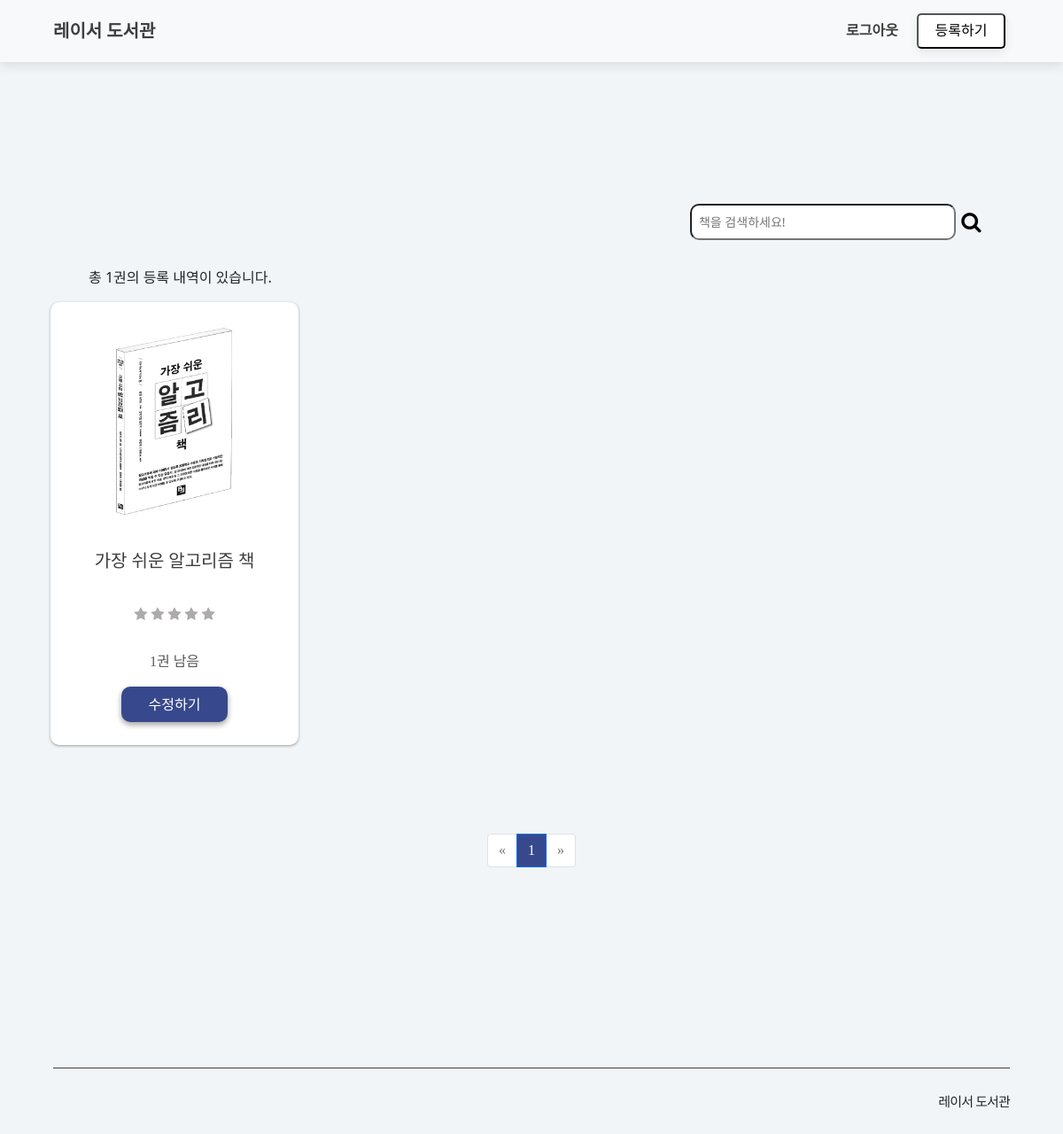
Screenshot of /admin/dashboard (signed in) with the database file from the repository.
### elice_library/models.py (models this page shows)
class AddStock(db.Model):
    id = db.Column(db.Integer(), primary_key=True, autoincrement=True)
    user_id = db.Column(db.Integer(), db.ForeignKey(
        'user.user_id', ondelete='CASCADE'), nullable=False)
    book_name = db.Column(db.String(), db.ForeignKey(
        'book.book_name', ondelete='CASCADE'), nullable=False)
    added_at = db.Column(
        db.DateTime, default=datetime.utcnow(), nullable=False)
    book = db.relationship('Book', backref=db.backref(
        'addstock_set'))

class Book(db.Model):
    __tablename__ = 'book'
    book_id = db.Column(db.Integer, nullable=False,
                        primary_key=True, autoincrement=True)
    book_name = db.Column(db.String(255), nullable=False)
    publisher = db.Column(db.String(100), nullable=False)
    author = db.Column(db.String(100), nullable=False)
    publicated_at = db.Column(db.DateTime, nullable=False)
    pages = db.Column(db.Integer, nullable=False)
    isbn = db.Column(db.Integer, nullable=False)
    description = db.Column(db.Text(), nullable=True)
    link = db.Column(db.String(255), nullable=False)
    img_url = db.Column(db.String(255), nullable=True)
    stock = db.Column(db.Integer, nullable=False)
    rating = db.Column(db.Integer, nullable=False)

### elice_library/views/admin_view.py (the view)
@bp.route('/dashboard', methods=['GET'])
def dashboard():
    user_id = session['user_id']
    is_authorized = UserRoles.query.filter_by(user_id=user_id).first()
    if is_authorized:
        search = request.args.get('search')
        if search is not None:
            search = "%{}%".format(search)
            added_list = AddStock.query.join(Book).filter(
                AddStock.user_id == user_id, Book.book_name.like(search)).order_by(AddStock.added_at.desc())
        else:
            added_list = AddStock.query.filter(
                AddStock.user_id == user_id).order_by(AddStock.added_at.desc())
        page = request.args.get('page', type=int, default=1)
        added_list = added_list.paginate(page, per_page=8)
        return render_template('admin/admin_dashboard.html', added_list=added_list)
    else:
        return redirect(url_for('admin.login_try'))

### elice_library/views/admin_view.py (called while the page is built)
@bp.before_app_request
def load_administrator():
    user_id = session.get('user_id')
    if user_id is None:
        g.administrator = None
    else:
        g.administrator = UserRoles.query.get(user_id)

### elice_library/views/auth_view.py (called while the page is built)
@bp.before_app_request
def load_logged_in_user():
    user_id = session.get('user_id')
    if user_id is None:
        g.user = None
    else:
        g.user = User.query.get(user_id)

### elice_library/templates/admin/admin_dashboard.html (shortened to what this page needs)
{% extends 'admin/admin_base.html' %}
{% block content %}
<div class="total-record">
    <div class="search-container">
        <form action="{{ url_for('main.home') }}" method="get">
            <input type="text" placeholder="책을 검색하세요!" name="search">
            <button id="search-btn" type="submit"><i class="fa fa-search"></i></button>
        </form>
    </div>
</div>
<div class="total-record">
    <p>총 {{ added_list.total }}권의 등록 내역이 있습니다.</p>
</div>
<div class="container">
    {% if added_list %}
    {% for added in added_list.items %}
    <div class="book-container">
        <div class="book">
            <a href="{{ url_for('main.detail', book_id=added.book.book_id) }}">
                <div class="book-img">
                    <img src="{{ url_for('static', filename=added.book.img_url )}}" alt="{{added.book.book_name}}" />
                </div>
                <div class="book-title">
                    <a href="{{ url_for('main.detail', book_id=added.book.book_id) }}">
                        <h5>{{added.book.book_name}}</h5>
                    </a>
                </div>
                <div class="book-info">
                    <div class="rating-result" data="{{added.book.rating}}">
                        {% for i in range(5 - (added.book.rating)) %}
                        <span class="fa fa-star"></span>
                        {% endfor %}
                    </div>
                    <p>{{added.book.stock}}권 남음</p>
                    <form class="btn_rent" action="#"
                        method="post">
                        <button id="btn_rent" type="submit">수정하기</button>
                    </form>
                </div>
        </div>
    </div>
    {% endfor %}
    {% else %}
    <div class="blank">
        <p>아직 책이 없어요.</p>
    </div>
    {% endif %}
</div>
<nav id="pagination-nav" aria-label="Page navigation example">
    <ul class="pagination">
        {% if added_list.has_prev %}
        <li class="page-item">
            <a class="page-link" href="?page={{ added_list.prev_num }}">
                <span aria-hidden="true">&laquo;</span>
                <span class="sr-only">이전</span>
            </a>
        </li>
        {% else %}
        <li class="page-item disabled">
            <a class="page-link" tab-index="-1" aria-disabled="true" href="#">
                <span aria-hidden="true">&laquo;</span>
            </a>
        </li>
        {% endif %}
        {% for page_num in added_list.iter_pages() %}
        {% if page_num %}
        {% if page_num != added_list.page %}
        <li class="page-item">
            <a class="page-link" href="?page={{ page_num }}">{{ page_num }}</a>
        </li>
        {% else %}
        <li class="page-item active" aria-current="page">
            <a class="page-link" href="#">{{ page_num }}</a>
        </li>
        {% endif %}
        {% endif %}
        {% endfor %}
        {% if added_list.has_next %}
        <li class="page-item">
            <a class="page-link" href="?page={{ added_list.next_num }}">
                <span aria-hidden="true">&raquo;</span>
                <span class="sr-only">다음</span>
            </a>
        </li>
        {% else %}
        <li class="page-item disabled">
            <a class="page-link" tabindex="-1" aria-disabled="true" href="#">
                <span aria-hidden="true">&raquo;</span>
            </a>
        </li>
        {% endif %}
    </ul>
</nav>
{% endblock content %}

### elice_library/static/css/index.css (style rules this page uses)
h1, h2, h3, h5 p, a, ul, li { margin: 0; padding: 0; font-family: 'NanumMyeongjo', 'sans-serif'; font-weight: 200; list-style: none; text-decoration: none; outline: none; }
html { position: relative; min-height: 100%; margin: 0; }
body { min-height: 100%; margin: 0; padding: 0; background-color: #f2f5f8; -webkit-font-smoothing: antialiased; -moz-osx-font-smoothing: auto; }
.btn_rent { display: flex; margin-bottom: 20px; justify-content: center; }
#btn_rent { box-shadow: rgb(0 0 0 / 16%) 0px 3px 6px, rgb(0 0 0 / 23%) 0px 3px 6px; width: 120px; height: 40px; border-radius: 10px; border: none; background: #37498c; color: white; }
.container { display: grid; grid-template-columns: repeat(4, 1fr); grid-auto-rows: minmax(200px, auto); grid-row-gap: 70px; }
.book-container { margin-left: auto; margin-right: auto; }
.book { display: flex; flex-direction: column; background-color: white; width: 280px; height: 500px; margin-left: auto; margin-right: auto; border-radius: 10px; overflow: hidden; margin-bottom: 50px; margin-left: 15px; margin-right: 15px; box-shadow: rgba(60, 64, 67, 0.3) 0px 1px 2px 0px, rgba(60, 64, 67, 0.15) 0px 1px 3px 1px; }
.book p { color: #58595b; font-size: 16px; font-family: Jua; text-align: left; }
.book a { color: #3e3e3e; font-size: 16px; font-family: Jua; text-decoration: none; }
.book-title { height: 60px; }
.book-title h5 { margin: 0 20px; text-align: center; font: #3e3e3e; }
.book-info p { text-align: center; margin-top: 30px; }
.book-img { text-align: center; height: 240px; margin: 20px; }
.book img { border-top-left-radius: 10px; border-top-right-radius: 10px; width: 160px; }
#pagination-nav { display: flex; justify-content: center; margin-top: 50px; }
.page-link { color: #3e3e3e; }
.page-item.active .page-link { background-color: #37498c; }
.rating-result { text-align: center; margin-bottom: 10px; }
.rating-result span { color: rgb(173, 170, 170) }
.total-record { margin-left: 100px; }
.total-record { display: flex; }
.search-container { margin-left: auto; margin-right: 90px; margin-bottom: 30px; }
.search-container input { width: 300px; border-radius: 10px; padding: 8px; font-size: 14px; }
#search-btn { border: none; background: none; transform: scale(1.5); }

### rows the page displays
AddStock: img_url (picture), book.book_name "가장 쉬운 알고리즘 책", book.stock "1"

### other values shown
{{ added_list.total }} "1"
{{ page_num }} "1"
